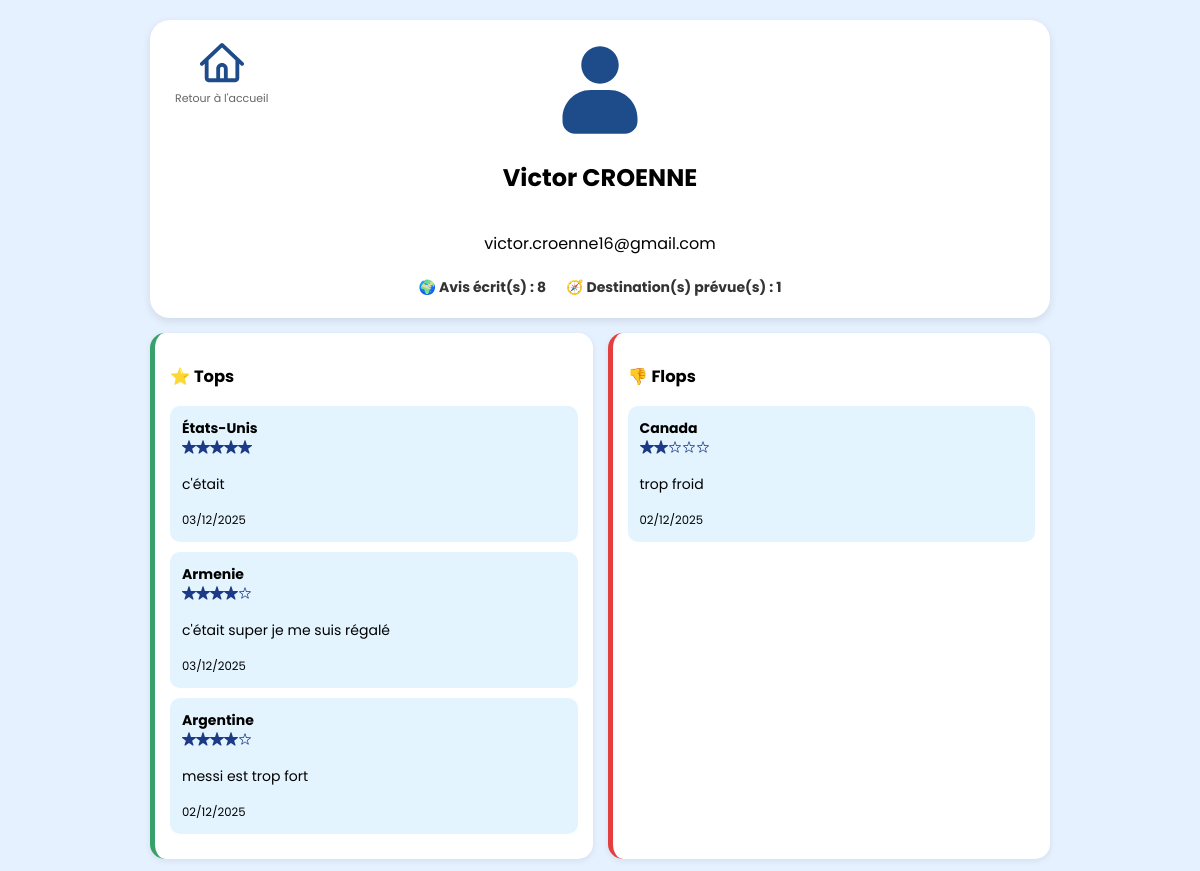
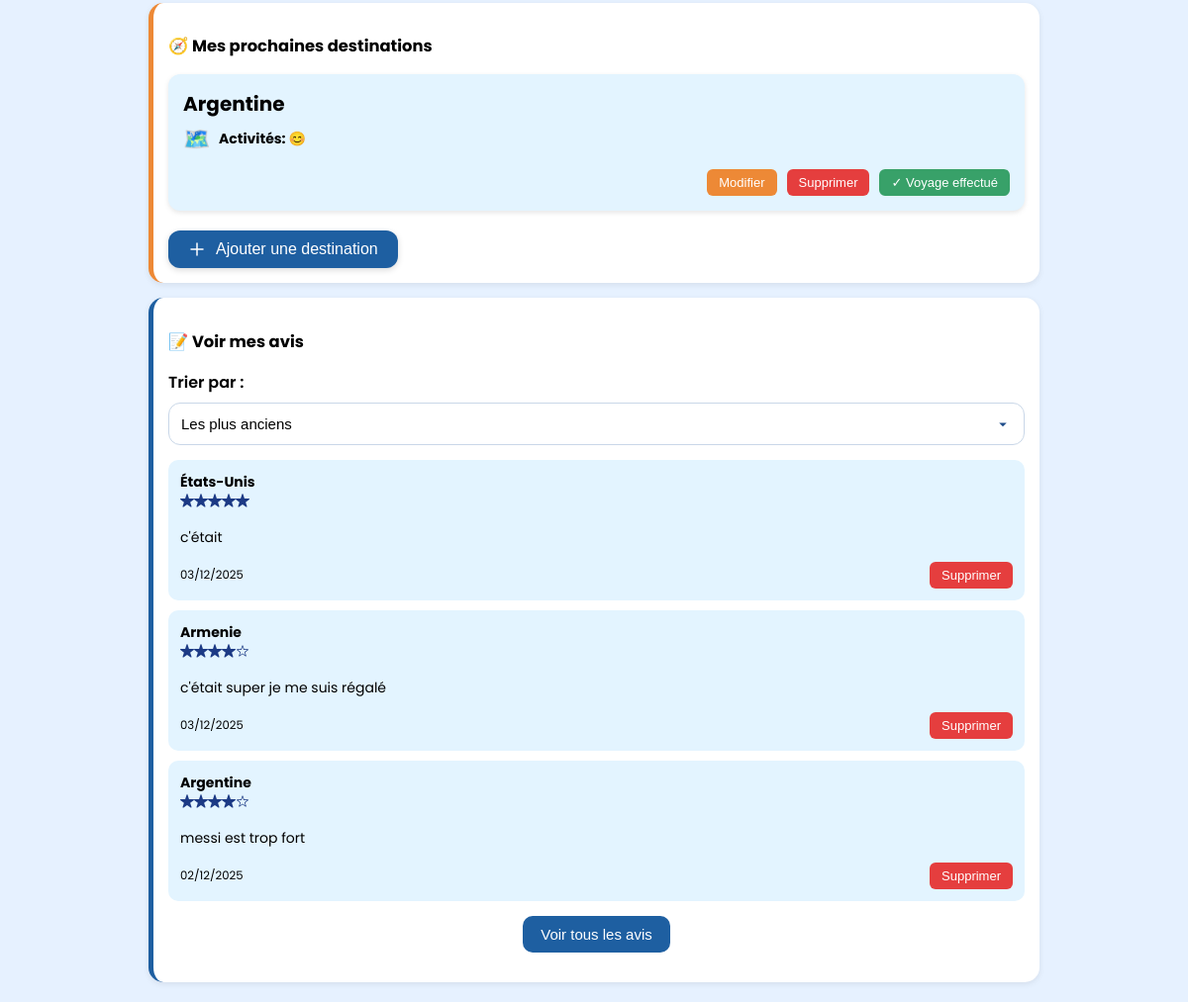
The app's page /profil.php (signed in) with its own data (2 pictures, top to bottom).
### tables this page shows
CREATE TABLE `utilisateur` (
  `id_utilisateur` int NOT NULL,
  `email` varchar(255) NOT NULL,
  `mot_de_passe` varchar(255) NOT NULL,
  `nom` varchar(255) DEFAULT NULL
);

CREATE TABLE `avis` (
  `id_avis` int NOT NULL,
  `id_utilisateur` int NOT NULL,
  `code_pays` varchar(3) NOT NULL,
  `commentaire` text NOT NULL,
  `note` int DEFAULT NULL,
  `date_avis` datetime DEFAULT CURRENT_TIMESTAMP
);

CREATE TABLE `pays` (
  `id_pays` int NOT NULL,
  `nom_pays` varchar(100) DEFAULT NULL,
  `continent` varchar(50) DEFAULT NULL,
  `code_iso` varchar(10) DEFAULT NULL,
  `description` text,
  `rang_bonheur` int DEFAULT NULL
);

CREATE TABLE `destinations` (
  `id_destination` int NOT NULL,
  `id_utilisateur` int NOT NULL,
  `code_pays` varchar(5) NOT NULL,
  `villes` varchar(255) DEFAULT NULL,
  `date_depart` varchar(50) DEFAULT NULL,
  `date_depart_approx` varchar(50) DEFAULT NULL,
  `date_retour` date DEFAULT NULL,
  `budget` varchar(50) DEFAULT NULL,
  `activites` text,
  `hebergement` varchar(50) DEFAULT NULL,
  `accompagnement` varchar(50) DEFAULT NULL,
  `priorite` varchar(20) DEFAULT NULL,
  `date_creation` timestamp NULL DEFAULT CURRENT_TIMESTAMP
);

### profil.php (the view, shortened to what this page needs)
<?php
try {
    $pdo = new PDO(
        "mysql:host=localhost;dbname=happytrip;charset=utf8mb4",
        "root", "root",
        [PDO::ATTR_ERRMODE => PDO::ERRMODE_EXCEPTION, PDO::ATTR_DEFAULT_FETCH_MODE => PDO::FETCH_ASSOC]
    );
    $pdo->exec("SET NAMES utf8mb4");
} catch (PDOException $e) {
    die("Erreur de connexion : " . $e->getMessage());
}
function afficherEtoiles($note) {
    $html = "";
    for ($i = 1; $i <= 5; $i++) {
        $html .= '<img src="images/' . ($i <= $note ? "etoile_remplie" : "etoile_vide") . '.svg" class="etoile">';
    }
    return $html;
}
$user = $pdo->prepare("SELECT id_utilisateur, nom, email FROM utilisateur WHERE id_utilisateur = ?");
$user->execute([$_SESSION['id_utilisateur']]);
$user = $user->fetch();
$tops = $pdo->prepare("SELECT p.nom_pays, a.commentaire, a.note, a.date_avis
    FROM avis a
    JOIN pays p ON p.code_iso = a.code_pays
    WHERE a.id_utilisateur = ? AND a.note >= 4
    ORDER BY a.note DESC, a.date_avis DESC LIMIT 3");
$tops->execute([$_SESSION['id_utilisateur']]);
$tops = $tops->fetchAll();
$flops = $pdo->prepare("SELECT p.nom_pays, a.commentaire, a.note, a.date_avis
    FROM avis a
    JOIN pays p ON p.code_iso = a.code_pays
    WHERE a.id_utilisateur = ? AND a.note <= 2
    ORDER BY a.note ASC, a.date_avis DESC LIMIT 3");
$flops->execute([$_SESSION['id_utilisateur']]);
$flops = $flops->fetchAll();
$destinations = $pdo->prepare("
    SELECT d.*, p.nom_pays
    FROM destinations d
    JOIN pays p ON p.code_iso = d.code_pays
    WHERE d.id_utilisateur = ?
    ORDER BY d.date_creation DESC
");
$destinations->execute([$_SESSION['id_utilisateur']]);
$destinations = $destinations->fetchAll();
$nbDestinations = count($destinations);
$nbPaysVisit = $pdo->prepare("SELECT COUNT(DISTINCT code_pays) FROM avis WHERE id_utilisateur = ?");
$nbPaysVisit->execute([$_SESSION['id_utilisateur']]);
$nbPaysVisit = $nbPaysVisit->fetchColumn();
$allAvis = $pdo->prepare("
    SELECT p.nom_pays, a.code_pays, a.commentaire, a.note, a.date_avis
    FROM avis a
    JOIN pays p ON p.code_iso = a.code_pays
    WHERE a.id_utilisateur = ?
    ORDER BY a.date_avis DESC
");
$allAvis->execute([$_SESSION['id_utilisateur']]);
$allAvis = $allAvis->fetchAll();
?>
<!DOCTYPE html>
<html lang="fr">
<head>
</head>
<body>
<div class="container">
<div class="profile-header">
    <a href="index1.php" class="home-inside">
        <img src="images/home.svg" alt="Accueil">
        <span class="home-text">Retour à l'accueil</span>
    </a>
    <div class="avatar"></div>
    <h2><?= htmlspecialchars($user['nom']) ?></h2>
    <p><?= htmlspecialchars($user['email']) ?></p>
    <div class="stats">
        <span><strong>🌍 Avis écrit(s) : <?= $nbPaysVisit ?></strong></span>
        <span><strong>🧭 Destination(s) prévue(s) : <?= $nbDestinations ?></strong></span>
    </div>
</div>
<div class="sections">
<div class="section section-green">
    <h3>⭐ Tops</h3>
    <?php if(!$tops): ?><p>Aucun avis</p>
    <?php else: foreach($tops as $t): ?>
        <div class="avis-item">
            <strong><?= $t['nom_pays'] ?></strong><br>
            <?= afficherEtoiles($t['note']) ?>
            <p><?= nl2br(htmlspecialchars($t['commentaire'])) ?></p>
            <small><?= date("d/m/Y", strtotime($t['date_avis'])) ?></small>
        </div>
    <?php endforeach; endif; ?>
</div>
<div class="section section-red">
    <h3>👎 Flops</h3>
    <?php if(!$flops): ?><p>Aucun avis</p>
    <?php else: foreach($flops as $f): ?>
        <div class="avis-item">
            <strong><?= $f['nom_pays'] ?></strong><br>
            <?= afficherEtoiles($f['note']) ?>
            <p><?= nl2br(htmlspecialchars($f['commentaire'])) ?></p>
            <small><?= date("d/m/Y", strtotime($f['date_avis'])) ?></small>
        </div>
    <?php endforeach; endif; ?>
</div>
<div class="section section-orange" style="grid-column:span 2;">
    <h3>🧭 Mes prochaines destinations</h3>
    <?php if(!$destinations): ?>
        <p>Aucune destination</p>
    <?php else: foreach($destinations as $d): ?>
        <div class="dest-card">
            <strong style="font-size: 20px;"><?= $d['nom_pays'] ?></strong>
            <?php if($d['activites']): ?>
                <div class="dest-row">
                    <span class="emoji">🗺️ </span>
                    <span><strong> Activités: </strong>
                        <?= nl2br(htmlspecialchars($d['activites'])) ?></span>
                </div>
                <?php endif; ?>
            <div class="dest-actions">
                <a href="ajouter_destination.php?id_destination=<?= $d['id_destination'] ?>">
                    <button class="btn btn-edit">Modifier</button>
                </a>
                <form action="supprimer_destination.php" method="POST" onsubmit="return confirm('Supprimer cette destination ?')">
                    <button class="btn btn-delete-destination">Supprimer</button>
                </form>
                <button class="btn btn-complete" onclick="ouvrirPopupAvis('<?= $d['code_pays'] ?>','<?= $d['nom_pays'] ?>')">
                    ✓ Voyage effectué
                </button>
            </div>
        </div>
    <?php endforeach; endif; ?>
    <div style="text-align:center; margin-top:20px;">
        <a href="ajouter_destination.php" class="btn-add-link">
            <button class="btn-add">
                <img src="images/plus_blanc.svg" width="18">
                Ajouter une destination
            </button>
        </a>
    </div>
</div>
<div class="section section-blue" style="grid-column:span 2;">
    <h3>📝 Voir mes avis</h3>
    <label>Trier par :</label>
    <select id="sortAvis" class="sort-select">
        <option value="date_desc">Les plus anciens</option>
    </select>
    <div id="avisList">
        <?php if(!$allAvis): ?>
            <p>Aucun avis enregistré</p>
        <?php else:
            $count = 0;
            foreach($allAvis as $a):
                $count++;
                $hidden = $count > 3 ? "hidden-avis" : "";
        ?>
            <div class="avis-item <?= $hidden ?>" data-date="<?= strtotime($a['date_avis']) ?>" data-note="<?= $a['note'] ?>">
                <strong><?= $a['nom_pays'] ?></strong><br>
                <?= afficherEtoiles($a['note']) ?>
                <p><?= nl2br(htmlspecialchars($a['commentaire'])) ?></p>
                <div class="avis-footer">
                    <small><?= date("d/m/Y", strtotime($a['date_avis'])) ?></small>
                    <button class="btn btn-delete-avis" data-pays="<?= $a['code_pays'] ?>">Supprimer</button>
                </div>
            </div>
        <?php endforeach; endif; ?>
        <?php if(count($allAvis) > 3): ?>
            <button id="voirPlus" class="btn-see-all">Voir tous les avis</button>
        <?php endif; ?>
    </div>
</div>
</div>
</div>
</body>
</html>

### profil.php (style rules this page uses)
body { font-family:'Poppins',sans-serif; background:#E6F1FF; margin:0; padding:20px; display:flex; justify-content:center; }
.container { width:900px; display:flex; flex-direction:column; gap:15px; }
.profile-header { background:white; padding:20px; text-align:center; border-radius:20px; box-shadow:0 3px 8px rgba(0,0,0,0.1); display:flex; flex-direction:column; align-items:center; position: relative; }
.avatar { width:100px; height:100px; background:#1E4C8A; mask:url('images/avatar_noir.svg') center/cover no-repeat; }
.stats { display:flex; justify-content:center; gap:20px; font-size:14px; color:#333; margin-top:5px; }
.sections { display:grid; grid-template-columns:1fr 1fr; gap:15px; }
.section { background:white; padding:15px; border-radius:15px; box-shadow:0 2px 6px rgba(0,0,0,0.08); font-size:14px; }
.section-green { border-left:5px solid #38A169; }
.section-red { border-left:5px solid #E53E3E; }
.section-orange { border-left:5px solid #ED8936; }
.section-blue { border-left:5px solid #1E5FA1; }
.etoile { width:14px; }
.avis-item { background:#e3f4ff; border-radius:10px; padding:12px; margin-bottom:10px; }
.avis-footer { display:flex; justify-content:space-between; margin-top:8px; align-items:center; }
.dest-card { background:#e3f4ff; border-radius:12px; padding:15px; margin-bottom:15px; box-shadow:0 2px 5px rgba(0,0,0,0.1); display:flex; flex-direction:column; gap:6px; position:relative; }
.dest-actions { display:flex; justify-content:flex-end; gap:10px; margin-top:10px; }
.btn { padding:6px 12px; border:none; border-radius:6px; cursor:pointer; color:white; font-size:13px; transition:0.2s; }
.btn-delete, .btn-delete-avis, .btn-delete-destination { background:#E53E3E; }
.btn-complete { background:#38A169; }
.btn-add-link { text-decoration:none; }
.btn-add { background:#1E5FA1; color:white; padding:10px 20px; border-radius:12px; font-size:16px; display:flex; align-items:center; gap:10px; border:none; cursor:pointer; box-shadow:0 2px 6px rgba(0,0,0,0.15); }
.sort-select { margin-bottom:15px; padding:12px; border-radius:12px; border:1px solid #c9d7e8; font-size:15px; }
.btn-see-all { background:#1E5FA1; color:white; padding:10px 18px; border-radius:10px; font-size:15px; border:none; cursor:pointer; display:block; margin:15px auto; }
select { width:100%; padding:12px; margin-top:8px; border-radius:12px; border:1px solid #c9d7e8; background:white; font-size:15px; appearance:none; -webkit-appearance:none; -moz-appearance:none; background-repeat:no-repeat; background-position:right 12px center; background-size:18px; transition:0.2s ease; }
.btn-delete-avis { appearance:none; -webkit-appearance:none; -moz-appearance:none; box-shadow:none !important; border:none; }
.btn-edit { background:#ED8936; color:white; padding:6px 12px; border:none; border-radius:6px; cursor:pointer; font-size:13px; transition:0.2s; }
.dest-row { display: flex; align-items: center; gap: 10px; margin: -2px 0; min-height: 32px; }
.dest-row .emoji { font-size: 22px; width: 26px; text-align: center; }
label { font-weight: 600; font-size: 16px; margin-top: 15px; display: block; }
.home-inside { position: absolute; top: 20px; left: 25px; z-index: 5; text-decoration: none; display: flex; flex-direction: column; align-items: center; }
.home-text { font-size: 11px; color: #666; margin-top: 4px; pointer-events: none; }
.home-inside img { width:46px; height: 46px; cursor: pointer; transition: 0.2s; }

### records on screen
utilisateur: nom "Victor CROENNE", email "victor.croenne16@gmail.com"
avis: pays.nom_pays "États-Unis", commentaire "c'était", date_avis "03/12/2025"
avis: pays.nom_pays "Armenie", commentaire "c'était super je me suis régalé", date_avis "03/12/2025"
avis: pays.nom_pays "Argentine", commentaire "messi est trop fort", date_avis "02/12/2025"
avis: pays.nom_pays "Canada", commentaire "trop froid", date_avis "02/12/2025"
destinations: pays.nom_pays "Argentine", activites "😊"

### other values on screen
$nbPaysVisit "8"
$nbDestinations "1"
